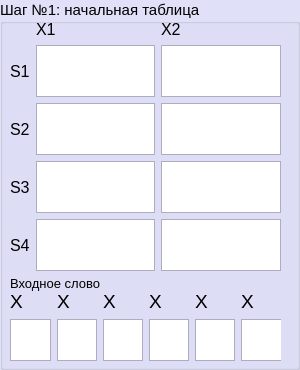
     <widget class="QGroupBox" name="groupBox">
      <property name="palette">
       <palette>
        <active>
         <colorrole role="WindowText">
          <brush brushstyle="SolidPattern">
           <color alpha="255">
            <red>0</red>
            <green>0</green>
            <blue>0</blue>
           </color>
          </brush>
         </colorrole>
         <colorrole role="Button">
          <brush brushstyle="SolidPattern">
           <color alpha="255">
            <red>224</red>
            <green>224</green>
            <blue>248</blue>
           </color>
          </brush>
         </colorrole>
         <colorrole role="Light">
          <brush brushstyle="SolidPattern">
           <color alpha="255">
            <red>255</red>
            <green>255</green>
            <blue>255</blue>
           </color>
          </brush>
         </colorrole>
         <colorrole role="Midlight">
          <brush brushstyle="SolidPattern">
           <color alpha="255">
            <red>239</red>
            <green>239</green>
            <blue>251</blue>
           </color>
          </brush>
         </colorrole>
         <colorrole role="Dark">
          <brush brushstyle="SolidPattern">
           <color alpha="255">
            <red>112</red>
            <green>112</green>
            <blue>124</blue>
           </color>
          </brush>
         </colorrole>
         <colorrole role="Mid">
          <brush brushstyle="SolidPattern">
           <color alpha="255">
            <red>149</red>
            <green>149</green>
            <blue>165</blue>
           </color>
          </brush>
         </colorrole>
         <colorrole role="Text">
          <brush brushstyle="SolidPattern">
           <color alpha="255">
            <red>0</red>
            <green>0</green>
            <blue>0</blue>
           </color>
          </brush>
         </colorrole>
         <colorrole role="BrightText">
          <brush brushstyle="SolidPattern">
           <color alpha="255">
            <red>255</red>
            <green>255</green>
            <blue>255</blue>
           </color>
          </brush>
         </colorrole>
         <colorrole role="ButtonText">
          <brush brushstyle="SolidPattern">
           <color alpha="255">
            <red>0</red>
            <green>0</green>
            <blue>0</blue>
           </color>
          </brush>
         </colorrole>
         <colorrole role="Base">
          <brush brushstyle="SolidPattern">
           <color alpha="255">
            <red>255</red>
            <green>255</green>
            <blue>255</blue>
           </color>
          </brush>
         </colorrole>
         <colorrole role="Window">
          <brush brushstyle="SolidPattern">
           <color alpha="255">
            <red>224</red>
            <green>224</green>
            <blue>248</blue>
           </color>
          </brush>
         </colorrole>
         <colorrole role="Shadow">
          <brush brushstyle="SolidPattern">
           <color alpha="255">
            <red>0</red>
            <green>0</green>
            <blue>0</blue>
           </color>
          </brush>
         </colorrole>
         <colorrole role="AlternateBase">
          <brush brushstyle="SolidPattern">
           <color alpha="255">
            <red>239</red>
            <green>239</green>
            <blue>251</blue>
           </color>
          </brush>
         </colorrole>
         <colorrole role="ToolTipBase">
          <brush brushstyle="SolidPattern">
           <color alpha="255">
            <red>255</red>
            <green>255</green>
            <blue>220</blue>
           </color>
          </brush>
         </colorrole>
         <colorrole role="ToolTipText">
          <brush brushstyle="SolidPattern">
           <color alpha="255">
            <red>0</red>
            <green>0</green>
            <blue>0</blue>
           </color>
          </brush>
         </colorrole>
        </active>
        <inactive>
         <colorrole role="WindowText">
          <brush brushstyle="SolidPattern">
           <color alpha="255">
            <red>0</red>
            <green>0</green>
            <blue>0</blue>
           </color>
          </brush>
         </colorrole>
         <colorrole role="Button">
          <brush brushstyle="SolidPattern">
           <color alpha="255">
            <red>224</red>
            <green>224</green>
            <blue>248</blue>
           </color>
          </brush>
         </colorrole>
         <colorrole role="Light">
          <brush brushstyle="SolidPattern">
           <color alpha="255">
            <red>255</red>
            <green>255</green>
            <blue>255</blue>
           </color>
          </brush>
         </colorrole>
         <colorrole role="Midlight">
          <brush brushstyle="SolidPattern">
           <color alpha="255">
            <red>239</red>
            <green>239</green>
            <blue>251</blue>
           </color>
          </brush>
         </colorrole>
         <colorrole role="Dark">
          <brush brushstyle="SolidPattern">
           <color alpha="255">
            <red>112</red>
            <green>112</green>
            <blue>124</blue>
           </color>
          </brush>
         </colorrole>
         <colorrole role="Mid">
          <brush brushstyle="SolidPattern">
           <color alpha="255">
            <red>149</red>
            <green>149</green>
            <blue>165</blue>
           </color>
          </brush>
         </colorrole>
         <colorrole role="Text">
          <brush brushstyle="SolidPattern">
           <color alpha="255">
            <red>0</red>
            <green>0</green>
            <blue>0</blue>
           </color>
          </brush>
         </colorrole>
         <colorrole role="BrightText">
          <brush brushstyle="SolidPattern">
           <color alpha="255">
            <red>255</red>
            <green>255</green>
            <blue>255</blue>
           </color>
          </brush>
         </colorrole>
         <colorrole role="ButtonText">
          <brush brushstyle="SolidPattern">
           <color alpha="255">
            <red>0</red>
            <green>0</green>
            <blue>0</blue>
           </color>
          </brush>
         </colorrole>
         <colorrole role="Base">
          <brush brushstyle="SolidPattern">
           <color alpha="255">
            <red>255</red>
            <green>255</green>
            <blue>255</blue>
           </color>
          </brush>
         </colorrole>
         <colorrole role="Window">
          <brush brushstyle="SolidPattern">
           <color alpha="255">
            <red>224</red>
            <green>224</green>
            <blue>248</blue>
           </color>
          </brush>
         </colorrole>
         <colorrole role="Shadow">
          <brush brushstyle="SolidPattern">
           <color alpha="255">
            <red>0</red>
            <green>0</green>
            <blue>0</blue>
           </color>
          </brush>
         </colorrole>
         <colorrole role="AlternateBase">
          <brush brushstyle="SolidPattern">
           <color alpha="255">
            <red>239</red>
            <green>239</green>
            <blue>251</blue>
           </color>
          </brush>
         </colorrole>
         <colorrole role="ToolTipBase">
          <brush brushstyle="SolidPattern">
           <color alpha="255">
            <red>255</red>
            <green>255</green>
            <blue>220</blue>
           </color>
          </brush>
         </colorrole>
         <colorrole role="ToolTipText">
          <brush brushstyle="SolidPattern">
           <color alpha="255">
            <red>0</red>
            <green>0</green>
            <blue>0</blue>
           </color>
          </brush>
         </colorrole>
        </inactive>
        <disabled>
         <colorrole role="WindowText">
          <brush brushstyle="SolidPattern">
           <color alpha="255">
            <red>112</red>
            <green>112</green>
            <blue>124</blue>
           </color>
          </brush>
         </colorrole>
         <colorrole role="Button">
          <brush brushstyle="SolidPattern">
           <color alpha="255">
            <red>224</red>
            <green>224</green>
            <blue>248</blue>
           </color>
          </brush>
         </colorrole>
         <colorrole role="Light">
          <brush brushstyle="SolidPattern">
           <color alpha="255">
            <red>255</red>
            <green>255</green>
            <blue>255</blue>
           </color>
          </brush>
         </colorrole>
         <colorrole role="Midlight">
          <brush brushstyle="SolidPattern">
           <color alpha="255">
            <red>239</red>
            <green>239</green>
            <blue>251</blue>
           </color>
          </brush>
         </colorrole>
         <colorrole role="Dark">
          <brush brushstyle="SolidPattern">
           <color alpha="255">
            <red>112</red>
            <green>112</green>
            <blue>124</blue>
           </color>
          </brush>
         </colorrole>
         <colorrole role="Mid">
          <brush brushstyle="SolidPattern">
           <color alpha="255">
            <red>149</red>
            <green>149</green>
            <blue>165</blue>
           </color>
          </brush>
         </colorrole>
         <colorrole role="Text">
          <brush brushstyle="SolidPattern">
           <color alpha="255">
            <red>112</red>
            <green>112</green>
            <blue>124</blue>
           </color>
          </brush>
         </colorrole>
         <colorrole role="BrightText">
          <brush brushstyle="SolidPattern">
           <color alpha="255">
            <red>255</red>
            <green>255</green>
            <blue>255</blue>
           </color>
          </brush>
         </colorrole>
         <colorrole role="ButtonText">
          <brush brushstyle="SolidPattern">
           <color alpha="255">
            <red>112</red>
            <green>112</green>
            <blue>124</blue>
           </color>
          </brush>
         </colorrole>
         <colorrole role="Base">
          <brush brushstyle="SolidPattern">
           <color alpha="255">
            <red>224</red>
            <green>224</green>
            <blue>248</blue>
           </color>
          </brush>
         </colorrole>
         <colorrole role="Window">
          <brush brushstyle="SolidPattern">
           <color alpha="255">
            <red>224</red>
            <green>224</green>
            <blue>248</blue>
           </color>
          </brush>
         </colorrole>
         <colorrole role="Shadow">
          <brush brushstyle="SolidPattern">
           <color alpha="255">
            <red>0</red>
            <green>0</green>
            <blue>0</blue>
           </color>
          </brush>
         </colorrole>
         <colorrole role="AlternateBase">
          <brush brushstyle="SolidPattern">
           <color alpha="255">
            <red>224</red>
            <green>224</green>
            <blue>248</blue>
           </color>
          </brush>
         </colorrole>
         <colorrole role="ToolTipBase">
          <brush brushstyle="SolidPattern">
           <color alpha="255">
            <red>255</red>
            <green>255</green>
            <blue>220</blue>
           </color>
          </brush>
         </colorrole>
         <colorrole role="ToolTipText">
          <brush brushstyle="SolidPattern">
           <color alpha="255">
            <red>0</red>
            <green>0</green>
            <blue>0</blue>
           </color>
          </brush>
         </colorrole>
        </disabled>
       </palette>
      </property>
      <property name="font">
       <font>
        <pointsize>11</pointsize>
       </font>
      </property>
      <property name="title">
       <string>Шаг №1: начальная таблица</string>
      </property>
      <widget class="QWidget" name="layoutWidget">
       <property name="geometry">
        <rect>
         <x>10</x>
         <y>20</y>
         <width>271</width>
         <height>251</height>
        </rect>
       </property>
       <layout class="QGridLayout" name="gridLayout_3">
        <item row="0" column="1">
         <widget class="QLabel" name="label_42">
          <property name="font">
           <font>
            <pointsize>12</pointsize>
           </font>
          </property>
          <property name="text">
           <string>X1</string>
          </property>
         </widget>
        </item>
        <item row="2" column="0">
         <widget class="QLabel" name="label_45">
          <property name="font">
           <font>
            <pointsize>12</pointsize>
           </font>
          </property>
          <property name="text">
           <string>S2</string>
          </property>
         </widget>
        </item>
        <item row="0" column="2">
         <widget class="QLabel" name="label_43">
          <property name="font">
           <font>
            <pointsize>12</pointsize>
           </font>
          </property>
          <property name="text">
           <string>X2</string>
          </property>
         </widget>
        </item>
        <item row="3" column="0">
         <widget class="QLabel" name="label_46">
          <property name="font">
           <font>
            <pointsize>12</pointsize>
           </font>
          </property>
          <property name="text">
           <string>S3</string>
          </property>
         </widget>
        </item>
        <item row="1" column="0">
         <widget class="QLabel" name="label_44">
          <property name="font">
           <font>
            <pointsize>12</pointsize>
           </font>
          </property>
          <property name="text">
           <string>S1</string>
          </property>
         </widget>
        </item>
        <item row="4" column="0">
         <widget class="QLabel" name="label_47">
          <property name="font">
           <font>
            <pointsize>12</pointsize>
           </font>
          </property>
          <property name="text">
           <string>S4</string>
          </property>
         </widget>
        </item>
        <item row="1" column="2">
         <widget class="QTextEdit" name="S1X2_3">
          <property name="font">
           <font>
            <pointsize>18</pointsize>
           </font>
          </property>
          <property name="html">
           <string>&lt;!DOCTYPE HTML PUBLIC &quot;-//W3C//DTD HTML 4.0//EN&quot; &quot;http://www.w3.org/TR/REC-html40/strict.dtd&quot;&gt;
&lt;html&gt;&lt;head&gt;&lt;meta name=&quot;qrichtext&quot; content=&quot;1&quot; /&gt;&lt;style type=&quot;text/css&quot;&gt;
p, li { white-space: pre-wrap; }
&lt;/style&gt;&lt;/head&gt;&lt;body style=&quot; font-family:'MS Shell Dlg 2'; font-size:18pt; font-weight:400; font-style:normal;&quot;&gt;
&lt;p align=&quot;center&quot; style=&quot;-qt-paragraph-type:empty; margin-top:0px; margin-bottom:0px; margin-left:0px; margin-right:0px; -qt-block-indent:0; text-indent:0px; font-size:8.25pt;&quot;&gt;&lt;br /&gt;&lt;/p&gt;&lt;/body&gt;&lt;/html&gt;</string>
          </property>
         </widget>
        </item>
        <item row="4" column="2">
         <widget class="QTextEdit" name="S4X2_3">
          <property name="font">
           <font>
            <pointsize>18</pointsize>
           </font>
          </property>
          <property name="html">
           <string>&lt;!DOCTYPE HTML PUBLIC &quot;-//W3C//DTD HTML 4.0//EN&quot; &quot;http://www.w3.org/TR/REC-html40/strict.dtd&quot;&gt;
&lt;html&gt;&lt;head&gt;&lt;meta name=&quot;qrichtext&quot; content=&quot;1&quot; /&gt;&lt;style type=&quot;text/css&quot;&gt;
p, li { white-space: pre-wrap; }
&lt;/style&gt;&lt;/head&gt;&lt;body style=&quot; font-family:'MS Shell Dlg 2'; font-size:18pt; font-weight:400; font-style:normal;&quot;&gt;
&lt;p align=&quot;center&quot; style=&quot;-qt-paragraph-type:empty; margin-top:0px; margin-bottom:0px; margin-left:0px; margin-right:0px; -qt-block-indent:0; text-indent:0px; font-size:8.25pt;&quot;&gt;&lt;br /&gt;&lt;/p&gt;&lt;/body&gt;&lt;/html&gt;</string>
          </property>
         </widget>
        </item>
        <item row="2" column="2">
         <widget class="QTextEdit" name="S2X2_3">
          <property name="font">
           <font>
            <pointsize>18</pointsize>
           </font>
          </property>
          <property name="html">
           <string>&lt;!DOCTYPE HTML PUBLIC &quot;-//W3C//DTD HTML 4.0//EN&quot; &quot;http://www.w3.org/TR/REC-html40/strict.dtd&quot;&gt;
&lt;html&gt;&lt;head&gt;&lt;meta name=&quot;qrichtext&quot; content=&quot;1&quot; /&gt;&lt;style type=&quot;text/css&quot;&gt;
p, li { white-space: pre-wrap; }
&lt;/style&gt;&lt;/head&gt;&lt;body style=&quot; font-family:'MS Shell Dlg 2'; font-size:18pt; font-weight:400; font-style:normal;&quot;&gt;
&lt;p align=&quot;center&quot; style=&quot;-qt-paragraph-type:empty; margin-top:0px; margin-bottom:0px; margin-left:0px; margin-right:0px; -qt-block-indent:0; text-indent:0px; font-size:8.25pt;&quot;&gt;&lt;br /&gt;&lt;/p&gt;&lt;/body&gt;&lt;/html&gt;</string>
          </property>
         </widget>
        </item>
        <item row="3" column="2">
         <widget class="QTextEdit" name="S3X2_3">
          <property name="font">
           <font>
            <pointsize>18</pointsize>
           </font>
          </property>
          <property name="html">
           <string>&lt;!DOCTYPE HTML PUBLIC &quot;-//W3C//DTD HTML 4.0//EN&quot; &quot;http://www.w3.org/TR/REC-html40/strict.dtd&quot;&gt;
&lt;html&gt;&lt;head&gt;&lt;meta name=&quot;qrichtext&quot; content=&quot;1&quot; /&gt;&lt;style type=&quot;text/css&quot;&gt;
p, li { white-space: pre-wrap; }
&lt;/style&gt;&lt;/head&gt;&lt;body style=&quot; font-family:'MS Shell Dlg 2'; font-size:18pt; font-weight:400; font-style:normal;&quot;&gt;
&lt;p align=&quot;center&quot; style=&quot;-qt-paragraph-type:empty; margin-top:0px; margin-bottom:0px; margin-left:0px; margin-right:0px; -qt-block-indent:0; text-indent:0px; font-size:8.25pt;&quot;&gt;&lt;br /&gt;&lt;/p&gt;&lt;/body&gt;&lt;/html&gt;</string>
          </property>
         </widget>
        </item>
        <item row="3" column="1">
         <widget class="QTextEdit" name="S3X1_3">
          <property name="font">
           <font>
            <pointsize>18</pointsize>
           </font>
          </property>
          <property name="html">
           <string>&lt;!DOCTYPE HTML PUBLIC &quot;-//W3C//DTD HTML 4.0//EN&quot; &quot;http://www.w3.org/TR/REC-html40/strict.dtd&quot;&gt;
&lt;html&gt;&lt;head&gt;&lt;meta name=&quot;qrichtext&quot; content=&quot;1&quot; /&gt;&lt;style type=&quot;text/css&quot;&gt;
p, li { white-space: pre-wrap; }
&lt;/style&gt;&lt;/head&gt;&lt;body style=&quot; font-family:'MS Shell Dlg 2'; font-size:18pt; font-weight:400; font-style:normal;&quot;&gt;
&lt;p align=&quot;center&quot; style=&quot;-qt-paragraph-type:empty; margin-top:0px; margin-bottom:0px; margin-left:0px; margin-right:0px; -qt-block-indent:0; text-indent:0px; font-size:8.25pt;&quot;&gt;&lt;br /&gt;&lt;/p&gt;&lt;/body&gt;&lt;/html&gt;</string>
          </property>
         </widget>
        </item>
        <item row="2" column="1">
         <widget class="QTextEdit" name="S2X1_3">
          <property name="font">
           <font>
            <pointsize>18</pointsize>
           </font>
          </property>
          <property name="html">
           <string>&lt;!DOCTYPE HTML PUBLIC &quot;-//W3C//DTD HTML 4.0//EN&quot; &quot;http://www.w3.org/TR/REC-html40/strict.dtd&quot;&gt;
&lt;html&gt;&lt;head&gt;&lt;meta name=&quot;qrichtext&quot; content=&quot;1&quot; /&gt;&lt;style type=&quot;text/css&quot;&gt;
p, li { white-space: pre-wrap; }
&lt;/style&gt;&lt;/head&gt;&lt;body style=&quot; font-family:'MS Shell Dlg 2'; font-size:18pt; font-weight:400; font-style:normal;&quot;&gt;
&lt;p align=&quot;center&quot; style=&quot;-qt-paragraph-type:empty; margin-top:0px; margin-bottom:0px; margin-left:0px; margin-right:0px; -qt-block-indent:0; text-indent:0px; font-size:8.25pt;&quot;&gt;&lt;br /&gt;&lt;/p&gt;&lt;/body&gt;&lt;/html&gt;</string>
          </property>
         </widget>
        </item>
        <item row="4" column="1">
         <widget class="QTextEdit" name="S4X1_3">
          <property name="font">
           <font>
            <pointsize>18</pointsize>
           </font>
          </property>
          <property name="html">
           <string>&lt;!DOCTYPE HTML PUBLIC &quot;-//W3C//DTD HTML 4.0//EN&quot; &quot;http://www.w3.org/TR/REC-html40/strict.dtd&quot;&gt;
&lt;html&gt;&lt;head&gt;&lt;meta name=&quot;qrichtext&quot; content=&quot;1&quot; /&gt;&lt;style type=&quot;text/css&quot;&gt;
p, li { white-space: pre-wrap; }
&lt;/style&gt;&lt;/head&gt;&lt;body style=&quot; font-family:'MS Shell Dlg 2'; font-size:18pt; font-weight:400; font-style:normal;&quot;&gt;
&lt;p align=&quot;center&quot; style=&quot;-qt-paragraph-type:empty; margin-top:0px; margin-bottom:0px; margin-left:0px; margin-right:0px; -qt-block-indent:0; text-indent:0px; font-size:8.25pt;&quot;&gt;&lt;br /&gt;&lt;/p&gt;&lt;/body&gt;&lt;/html&gt;</string>
          </property>
         </widget>
        </item>
        <item row="1" column="1" alignment="Qt::AlignHCenter|Qt::AlignVCenter">
         <widget class="QTextEdit" name="S1X1_3">
          <property name="font">
           <font>
            <pointsize>18</pointsize>
           </font>
          </property>
          <property name="html">
           <string>&lt;!DOCTYPE HTML PUBLIC &quot;-//W3C//DTD HTML 4.0//EN&quot; &quot;http://www.w3.org/TR/REC-html40/strict.dtd&quot;&gt;
&lt;html&gt;&lt;head&gt;&lt;meta name=&quot;qrichtext&quot; content=&quot;1&quot; /&gt;&lt;style type=&quot;text/css&quot;&gt;
p, li { white-space: pre-wrap; }
&lt;/style&gt;&lt;/head&gt;&lt;body style=&quot; font-family:'MS Shell Dlg 2'; font-size:18pt; font-weight:400; font-style:normal;&quot;&gt;
&lt;p align=&quot;center&quot; style=&quot;-qt-paragraph-type:empty; margin-top:0px; margin-bottom:0px; margin-left:0px; margin-right:0px; -qt-block-indent:0; text-indent:0px; font-size:8.25pt;&quot;&gt;&lt;br /&gt;&lt;/p&gt;&lt;/body&gt;&lt;/html&gt;</string>
          </property>
         </widget>
        </item>
       </layout>
      </widget>
      <widget class="QLabel" name="label_2">
       <property name="geometry">
        <rect>
         <x>10</x>
         <y>270</y>
         <width>281</width>
         <height>26</height>
        </rect>
       </property>
       <property name="font">
        <font>
         <pointsize>10</pointsize>
        </font>
       </property>
       <property name="text">
        <string>Входное слово</string>
       </property>
      </widget>
      <widget class="QWidget" name="verticalLayoutWidget_4">
       <property name="geometry">
        <rect>
         <x>10</x>
         <y>290</y>
         <width>271</width>
         <height>71</height>
        </rect>
       </property>
       <layout class="QVBoxLayout" name="verticalLayout">
        <item>
         <layout class="QGridLayout" name="gridLayout">
          <item row="2" column="2">
           <widget class="QTextEdit" name="w2"/>
          </item>
          <item row="0" column="0">
           <widget class="QLabel" name="label_3">
            <property name="font">
             <font>
              <pointsize>14</pointsize>
             </font>
            </property>
            <property name="text">
             <string>X</string>
            </property>
           </widget>
          </item>
          <item row="0" column="2">
           <widget class="QLabel" name="label_4">
            <property name="font">
             <font>
              <pointsize>14</pointsize>
             </font>
            </property>
            <property name="text">
             <string>X</string>
            </property>
           </widget>
          </item>
          <item row="0" column="6">
           <widget class="QLabel" name="label_6">
            <property name="font">
             <font>
              <pointsize>14</pointsize>
             </font>
            </property>
            <property name="text">
             <string>X</string>
            </property>
           </widget>
          </item>
          <item row="2" column="6">
           <widget class="QTextEdit" name="w6"/>
          </item>
          <item row="2" column="4">
           <widget class="QTextEdit" name="w4"/>
          </item>
          <item row="2" column="0">
           <widget class="QTextEdit" name="w1"/>
          </item>
          <item row="2" column="3">
           <widget class="QTextEdit" name="w3"/>
          </item>
          <item row="0" column="3">
           <widget class="QLabel" name="label_5">
            <property name="font">
             <font>
              <pointsize>14</pointsize>
             </font>
            </property>
            <property name="text">
             <string>X</string>
            </property>
           </widget>
          </item>
          <item row="2" column="5">
           <widget class="QTextEdit" name="w5"/>
          </item>
          <item row="0" column="4">
           <widget class="QLabel" name="label_7">
            <property name="font">
             <font>
              <pointsize>14</pointsize>
             </font>
            </property>
            <property name="text">
             <string>X</string>
            </property>
           </widget>
          </item>
          <item row="0" column="5">
           <widget class="QLabel" name="label_10">
            <property name="font">
             <font>
              <pointsize>14</pointsize>
             </font>
            </property>
            <property name="text">
             <string>X</string>
            </property>
           </widget>
          </item>
         </layout>
        </item>
       </layout>
      </widget>
      <zorder>layoutWidget</zorder>
      <zorder>label_2</zorder>
      <zorder>verticalLayoutWidget_4</zorder>
      <zorder>sig1</zorder>
     </widget>
